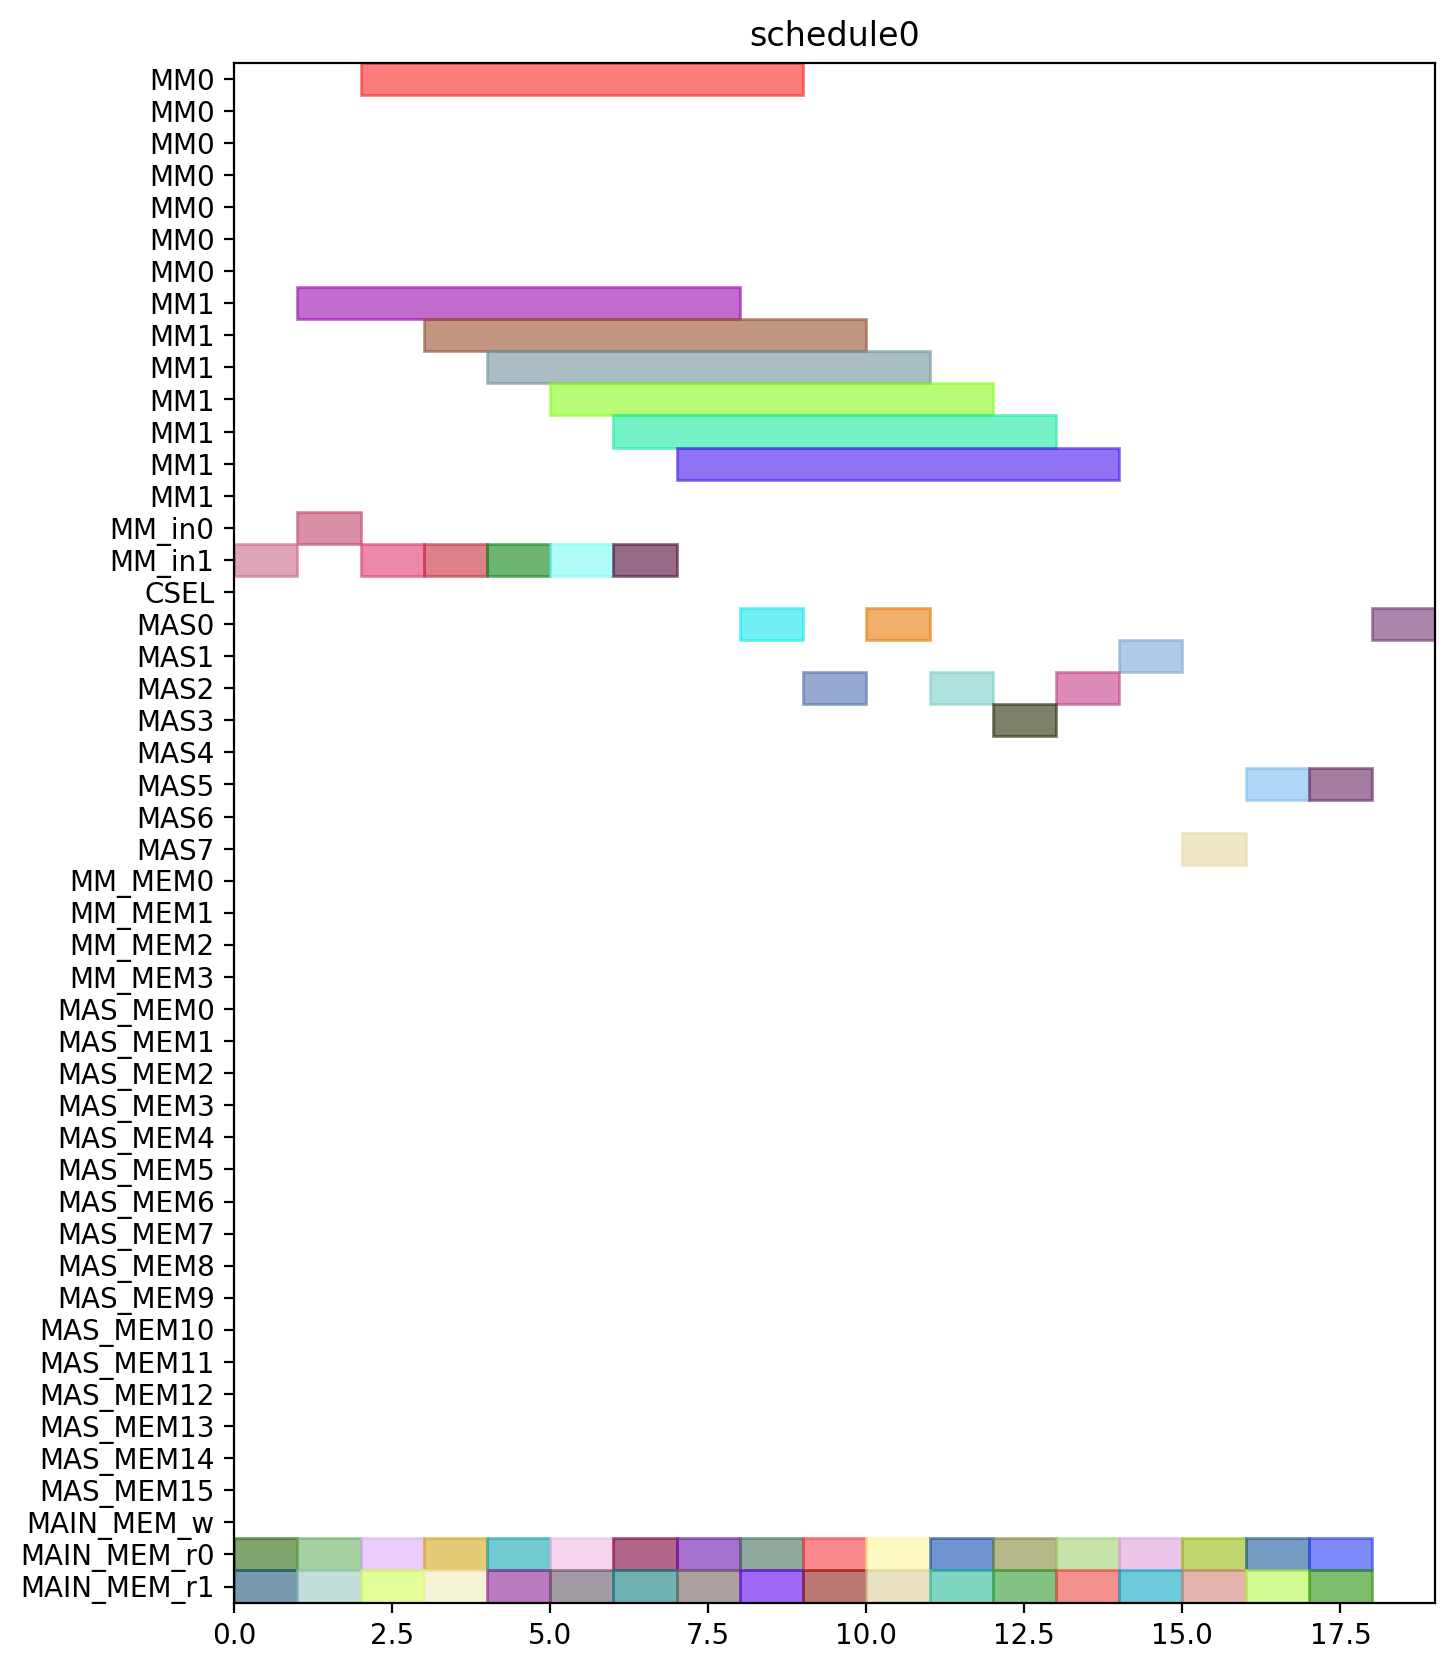

Here is the Python script that generated this plot:
from pyschedule import Scenario, solvers, plotters, alt


def solve():
	horizon = 120
	S = Scenario("schedule0", horizon=horizon)

	# resource
	MM = S.Resources('MM', num=2, size=7)
	MM_in = S.Resources('MM_in', num=2)
	CSEL = S.Resource('CSEL')
	MAS = S.Resources('MAS', num=8, size=1, periods=range(1, horizon))
	MM_MEM = S.Resources('MM_MEM', num=4)
	MAS_MEM = S.Resources('MAS_MEM', num=16)
	MAIN_MEM_w = S.Resource('MAIN_MEM_w', size=1)
	MAIN_MEM_r = S.Resources('MAIN_MEM_r', num=2)

	# result of previous scheduling

	# new tasks
	t0_t0 = S.Task('t0_t0', length=1, delay_cost=1)
	t0_t0 += alt(MAS)
	t0_t0_mem0 = S.Task('t0_t0_mem0', length=1, delay_cost=1)
	t0_t0_mem0 += MAIN_MEM_r[0]
	S += t0_t0_mem0 <= t0_t0

	t0_t0_mem1 = S.Task('t0_t0_mem1', length=1, delay_cost=1)
	t0_t0_mem1 += MAIN_MEM_r[1]
	S += t0_t0_mem1 <= t0_t0

	t0_t1 = S.Task('t0_t1', length=1, delay_cost=1)
	t0_t1 += alt(MAS)
	t0_t1_mem0 = S.Task('t0_t1_mem0', length=1, delay_cost=1)
	t0_t1_mem0 += MAIN_MEM_r[0]
	S += t0_t1_mem0 <= t0_t1

	t0_t1_mem1 = S.Task('t0_t1_mem1', length=1, delay_cost=1)
	t0_t1_mem1 += MAIN_MEM_r[1]
	S += t0_t1_mem1 <= t0_t1

	t0_t3 = S.Task('t0_t3', length=7, delay_cost=1)
	t0_t3 += alt(MM)
	t0_t3_in = S.Task('t0_t3_in', length=1, delay_cost=1)
	t0_t3_in += alt(MM_in)
	S += t0_t3_in*MM_in[0]<=t0_t3*MM[0]
	S += t0_t3_in*MM_in[1]<=t0_t3*MM[1]
	t0_t3_mem0 = S.Task('t0_t3_mem0', length=1, delay_cost=1)
	t0_t3_mem0 += MAIN_MEM_r[0]
	S += t0_t3_mem0 <= t0_t3

	t0_t3_mem1 = S.Task('t0_t3_mem1', length=1, delay_cost=1)
	t0_t3_mem1 += MAIN_MEM_r[1]
	S += t0_t3_mem1 <= t0_t3

	t1_t0 = S.Task('t1_t0', length=1, delay_cost=1)
	t1_t0 += alt(MAS)
	t1_t0_mem0 = S.Task('t1_t0_mem0', length=1, delay_cost=1)
	t1_t0_mem0 += MAIN_MEM_r[0]
	S += t1_t0_mem0 <= t1_t0

	t1_t0_mem1 = S.Task('t1_t0_mem1', length=1, delay_cost=1)
	t1_t0_mem1 += MAIN_MEM_r[1]
	S += t1_t0_mem1 <= t1_t0

	t1_t1 = S.Task('t1_t1', length=1, delay_cost=1)
	t1_t1 += alt(MAS)
	t1_t1_mem0 = S.Task('t1_t1_mem0', length=1, delay_cost=1)
	t1_t1_mem0 += MAIN_MEM_r[0]
	S += t1_t1_mem0 <= t1_t1

	t1_t1_mem1 = S.Task('t1_t1_mem1', length=1, delay_cost=1)
	t1_t1_mem1 += MAIN_MEM_r[1]
	S += t1_t1_mem1 <= t1_t1

	t1_t3 = S.Task('t1_t3', length=7, delay_cost=1)
	t1_t3 += alt(MM)
	t1_t3_in = S.Task('t1_t3_in', length=1, delay_cost=1)
	t1_t3_in += alt(MM_in)
	S += t1_t3_in*MM_in[0]<=t1_t3*MM[0]
	S += t1_t3_in*MM_in[1]<=t1_t3*MM[1]
	t1_t3_mem0 = S.Task('t1_t3_mem0', length=1, delay_cost=1)
	t1_t3_mem0 += MAIN_MEM_r[0]
	S += t1_t3_mem0 <= t1_t3

	t1_t3_mem1 = S.Task('t1_t3_mem1', length=1, delay_cost=1)
	t1_t3_mem1 += MAIN_MEM_r[1]
	S += t1_t3_mem1 <= t1_t3

	t2_t2 = S.Task('t2_t2', length=1, delay_cost=1)
	t2_t2 += alt(MAS)
	t2_t2_mem0 = S.Task('t2_t2_mem0', length=1, delay_cost=1)
	t2_t2_mem0 += MAIN_MEM_r[0]
	S += t2_t2_mem0 <= t2_t2

	t2_t2_mem1 = S.Task('t2_t2_mem1', length=1, delay_cost=1)
	t2_t2_mem1 += MAIN_MEM_r[1]
	S += t2_t2_mem1 <= t2_t2

	t5_t0 = S.Task('t5_t0', length=7, delay_cost=1)
	t5_t0 += alt(MM)
	t5_t0_in = S.Task('t5_t0_in', length=1, delay_cost=1)
	t5_t0_in += alt(MM_in)
	S += t5_t0_in*MM_in[0]<=t5_t0*MM[0]
	S += t5_t0_in*MM_in[1]<=t5_t0*MM[1]
	t5_t0_mem0 = S.Task('t5_t0_mem0', length=1, delay_cost=1)
	t5_t0_mem0 += MAIN_MEM_r[0]
	S += t5_t0_mem0 <= t5_t0

	t5_t0_mem1 = S.Task('t5_t0_mem1', length=1, delay_cost=1)
	t5_t0_mem1 += MAIN_MEM_r[1]
	S += t5_t0_mem1 <= t5_t0

	t5_t1 = S.Task('t5_t1', length=7, delay_cost=1)
	t5_t1 += alt(MM)
	t5_t1_in = S.Task('t5_t1_in', length=1, delay_cost=1)
	t5_t1_in += alt(MM_in)
	S += t5_t1_in*MM_in[0]<=t5_t1*MM[0]
	S += t5_t1_in*MM_in[1]<=t5_t1*MM[1]
	t5_t1_mem0 = S.Task('t5_t1_mem0', length=1, delay_cost=1)
	t5_t1_mem0 += MAIN_MEM_r[0]
	S += t5_t1_mem0 <= t5_t1

	t5_t1_mem1 = S.Task('t5_t1_mem1', length=1, delay_cost=1)
	t5_t1_mem1 += MAIN_MEM_r[1]
	S += t5_t1_mem1 <= t5_t1

	t5_t2 = S.Task('t5_t2', length=1, delay_cost=1)
	t5_t2 += alt(MAS)
	t5_t2_mem0 = S.Task('t5_t2_mem0', length=1, delay_cost=1)
	t5_t2_mem0 += MAIN_MEM_r[0]
	S += t5_t2_mem0 <= t5_t2

	t5_t2_mem1 = S.Task('t5_t2_mem1', length=1, delay_cost=1)
	t5_t2_mem1 += MAIN_MEM_r[1]
	S += t5_t2_mem1 <= t5_t2

	t5_t3 = S.Task('t5_t3', length=1, delay_cost=1)
	t5_t3 += alt(MAS)
	t5_t3_mem0 = S.Task('t5_t3_mem0', length=1, delay_cost=1)
	t5_t3_mem0 += MAIN_MEM_r[0]
	S += t5_t3_mem0 <= t5_t3

	t5_t3_mem1 = S.Task('t5_t3_mem1', length=1, delay_cost=1)
	t5_t3_mem1 += MAIN_MEM_r[1]
	S += t5_t3_mem1 <= t5_t3

	t7_t0 = S.Task('t7_t0', length=1, delay_cost=1)
	t7_t0 += alt(MAS)
	t7_t0_mem0 = S.Task('t7_t0_mem0', length=1, delay_cost=1)
	t7_t0_mem0 += MAIN_MEM_r[0]
	S += t7_t0_mem0 <= t7_t0

	t7_t0_mem1 = S.Task('t7_t0_mem1', length=1, delay_cost=1)
	t7_t0_mem1 += MAIN_MEM_r[1]
	S += t7_t0_mem1 <= t7_t0

	t7_t1 = S.Task('t7_t1', length=1, delay_cost=1)
	t7_t1 += alt(MAS)
	t7_t1_mem0 = S.Task('t7_t1_mem0', length=1, delay_cost=1)
	t7_t1_mem0 += MAIN_MEM_r[0]
	S += t7_t1_mem0 <= t7_t1

	t7_t1_mem1 = S.Task('t7_t1_mem1', length=1, delay_cost=1)
	t7_t1_mem1 += MAIN_MEM_r[1]
	S += t7_t1_mem1 <= t7_t1

	t7_t3 = S.Task('t7_t3', length=7, delay_cost=1)
	t7_t3 += alt(MM)
	t7_t3_in = S.Task('t7_t3_in', length=1, delay_cost=1)
	t7_t3_in += alt(MM_in)
	S += t7_t3_in*MM_in[0]<=t7_t3*MM[0]
	S += t7_t3_in*MM_in[1]<=t7_t3*MM[1]
	t7_t3_mem0 = S.Task('t7_t3_mem0', length=1, delay_cost=1)
	t7_t3_mem0 += MAIN_MEM_r[0]
	S += t7_t3_mem0 <= t7_t3

	t7_t3_mem1 = S.Task('t7_t3_mem1', length=1, delay_cost=1)
	t7_t3_mem1 += MAIN_MEM_r[1]
	S += t7_t3_mem1 <= t7_t3

	t10_t0 = S.Task('t10_t0', length=7, delay_cost=1)
	t10_t0 += alt(MM)
	t10_t0_in = S.Task('t10_t0_in', length=1, delay_cost=1)
	t10_t0_in += alt(MM_in)
	S += t10_t0_in*MM_in[0]<=t10_t0*MM[0]
	S += t10_t0_in*MM_in[1]<=t10_t0*MM[1]
	t10_t0_mem0 = S.Task('t10_t0_mem0', length=1, delay_cost=1)
	t10_t0_mem0 += MAIN_MEM_r[0]
	S += t10_t0_mem0 <= t10_t0

	t10_t0_mem1 = S.Task('t10_t0_mem1', length=1, delay_cost=1)
	t10_t0_mem1 += MAIN_MEM_r[1]
	S += t10_t0_mem1 <= t10_t0

	t10_t1 = S.Task('t10_t1', length=7, delay_cost=1)
	t10_t1 += alt(MM)
	t10_t1_in = S.Task('t10_t1_in', length=1, delay_cost=1)
	t10_t1_in += alt(MM_in)
	S += t10_t1_in*MM_in[0]<=t10_t1*MM[0]
	S += t10_t1_in*MM_in[1]<=t10_t1*MM[1]
	t10_t1_mem0 = S.Task('t10_t1_mem0', length=1, delay_cost=1)
	t10_t1_mem0 += MAIN_MEM_r[0]
	S += t10_t1_mem0 <= t10_t1

	t10_t1_mem1 = S.Task('t10_t1_mem1', length=1, delay_cost=1)
	t10_t1_mem1 += MAIN_MEM_r[1]
	S += t10_t1_mem1 <= t10_t1

	t10_t2 = S.Task('t10_t2', length=1, delay_cost=1)
	t10_t2 += alt(MAS)
	t10_t2_mem0 = S.Task('t10_t2_mem0', length=1, delay_cost=1)
	t10_t2_mem0 += MAIN_MEM_r[0]
	S += t10_t2_mem0 <= t10_t2

	t10_t2_mem1 = S.Task('t10_t2_mem1', length=1, delay_cost=1)
	t10_t2_mem1 += MAIN_MEM_r[1]
	S += t10_t2_mem1 <= t10_t2

	t10_t3 = S.Task('t10_t3', length=1, delay_cost=1)
	t10_t3 += alt(MAS)
	t10_t3_mem0 = S.Task('t10_t3_mem0', length=1, delay_cost=1)
	t10_t3_mem0 += MAIN_MEM_r[0]
	S += t10_t3_mem0 <= t10_t3

	t10_t3_mem1 = S.Task('t10_t3_mem1', length=1, delay_cost=1)
	t10_t3_mem1 += MAIN_MEM_r[1]
	S += t10_t3_mem1 <= t10_t3

	solvers.mip.solve(S,msg=1,kind='CPLEX',ratio_gap=1.01)

	solution = [['hoge']*len(S.solution()[1]) for i in range(len(S.solution()))]
	for i in range(len(S.solution())):
		for j in range(len(S.solution()[i])):
			solution[i][j]=str(S.solution()[i][j])
	print(solution)

	cycles = int(solution[-1][3])

	pic_file_name = "/home/mfukuda/ABE/multiRAM_multiMAS_16mux/scheduling_result/stage7MM2_stage1MAS8/EP2_DBL_w_EVAL/schedule0.png"
	if(S.solution() != []):
		plotters.matplotlib.plot(S,img_filename=pic_file_name, show_task_labels=False, fig_size=(cycles*0.25+3, 10))

	return solution
